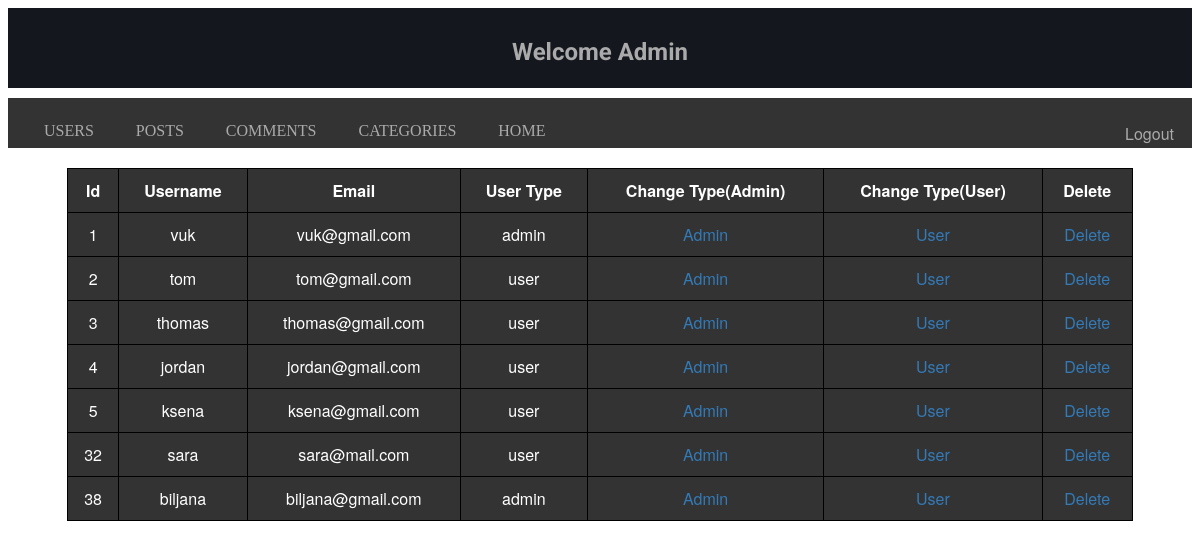
/admin/users.php, run on the app's committed database.
### tables this page shows
CREATE TABLE `users` (
  `user_id` int(11) NOT NULL,
  `user_name` varchar(255) NOT NULL,
  `user_password` varchar(255) NOT NULL,
  `user_email` varchar(255) NOT NULL,
  `user_type` varchar(10) NOT NULL DEFAULT 'user'
);

### admin/includes_admin/view_all_users.php (the view, shortened to what this page needs)
<table class="table">
   <thead>
   <th>Id</th>
   <th>Username</th>
   <th>Email</th>
   <th>User Type</th>
   <th>Change Type(Admin)</th>
   <th>Change Type(User)</th>
   <th>Delete</th>
   </thead>
   <tbody>
       <?php
       $query = "SELECT * FROM users";
       global $db;
       $users_query = mysqli_query($db, $query);
       while($row = mysqli_fetch_assoc($users_query)) {
           $user_id = $row['user_id'];
           $user_name = $row['user_name'];
           $user_email = $row['user_email'];
           $user_type = $row['user_type'];
       echo "<tr>";
       echo "<td>{$user_id}</td>";
       echo "<td>{$user_name}</td>";
       echo "<td>{$user_email}</td>";
       echo "<td>{$user_type}</td>";
       echo "<td><a href='users.php?change_to_admin={$user_id}'>Admin</a></td>";
       echo "<td><a href='users.php?change_to_user={$user_id}'>User</a></td>";
       echo "<td><a href='users.php?delete={$user_id}'>Delete</a></td>";
       }
    ?>
   </tbody>
</table>

### css/admin_style.css (style rules this page uses)
.table { border: 0.1px solid black; width: 90%; margin: 20px auto 20px auto; font-family: Helvetica neue, Helvetica, Arial; border-collapse: collapse; min-height:100%; }
.table th, tr, td { border: 1px solid black; border-collapse: collapse; width: auto; padding: 10px; background: #333; color: #FFF; text-align: center; }
.table a { text-decoration: none; color: #337AB7; }
.table_cat th, tr, td { border: 1px solid black; border-collapse: collapse; width: auto; padding: 10px; background: #333; color: #FFF; }

### data on the page
users: user_id "1", user_name "vuk", user_email "vuk@gmail.com", user_type "admin"
users: user_id "2", user_name "tom", user_email "tom@gmail.com", user_type "user"
users: user_id "3", user_name "thomas", user_email "thomas@gmail.com", user_type "user"
users: user_id "4", user_name "jordan", user_email "jordan@gmail.com", user_type "user"
users: user_id "5", user_name "ksena", user_email "ksena@gmail.com", user_type "user"
users: user_id "32", user_name "sara", user_email "sara@mail.com", user_type "user"
users: user_id "38", user_name "biljana", user_email "biljana@gmail.com", user_type "admin"
